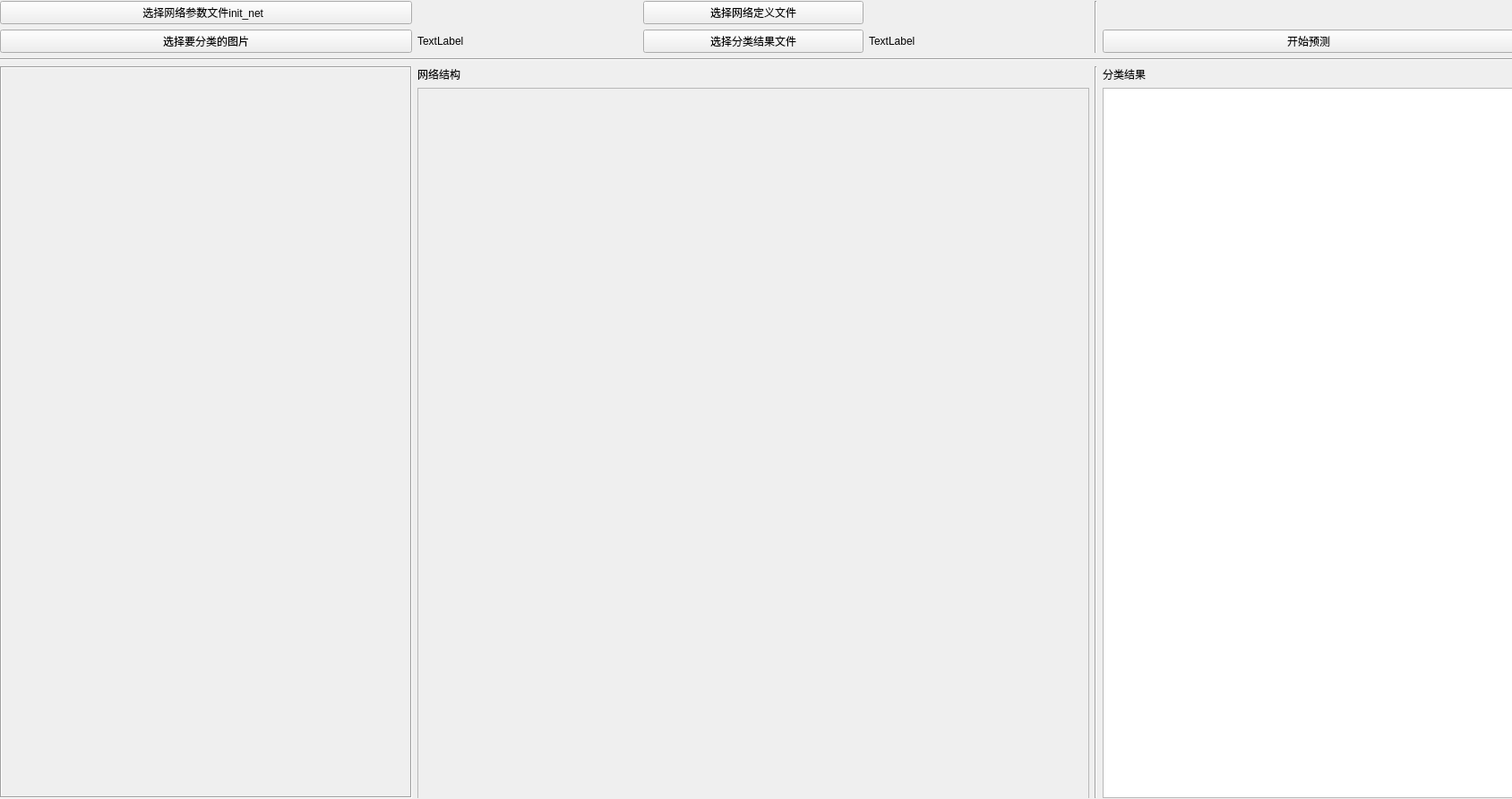
<?xml version="1.0" encoding="UTF-8"?>
<ui version="4.0">
 <class>Classify</class>
 <widget class="QWidget" name="Classify">
  <property name="geometry">
   <rect>
    <x>0</x>
    <y>0</y>
    <width>1688</width>
    <height>892</height>
   </rect>
  </property>
  <property name="windowTitle">
   <string>Form</string>
  </property>
  <widget class="QWidget" name="verticalLayoutWidget">
   <property name="geometry">
    <rect>
     <x>0</x>
     <y>0</y>
     <width>1691</width>
     <height>891</height>
    </rect>
   </property>
   <layout class="QVBoxLayout" name="verticalLayout">
    <item>
     <layout class="QGridLayout" name="gridLayout_2">
      <property name="topMargin">
       <number>1</number>
      </property>
      <property name="verticalSpacing">
       <number>6</number>
      </property>
      <item row="4" column="4" rowspan="2">
       <widget class="Line" name="line_3">
        <property name="orientation">
         <enum>Qt::Vertical</enum>
        </property>
       </widget>
      </item>
      <item row="2" column="0">
       <widget class="QPushButton" name="pushButton_3">
        <property name="sizePolicy">
         <sizepolicy hsizetype="Expanding" vsizetype="Fixed">
          <horstretch>0</horstretch>
          <verstretch>0</verstretch>
         </sizepolicy>
        </property>
        <property name="minimumSize">
         <size>
          <width>402</width>
          <height>0</height>
         </size>
        </property>
        <property name="text">
         <string>选择要分类的图片</string>
        </property>
       </widget>
      </item>
      <item row="5" column="5">
       <layout class="QVBoxLayout" name="verticalLayout_3">
        <item>
         <widget class="QListView" name="listView">
          <property name="minimumSize">
           <size>
            <width>400</width>
            <height>0</height>
           </size>
          </property>
         </widget>
        </item>
       </layout>
      </item>
      <item row="1" column="3">
       <widget class="QLabel" name="label_2">
        <property name="text">
         <string/>
        </property>
       </widget>
      </item>
      <item row="2" column="3">
       <widget class="QLabel" name="label_6">
        <property name="text">
         <string>TextLabel</string>
        </property>
       </widget>
      </item>
      <item row="1" column="2">
       <widget class="QPushButton" name="pushButton_2">
        <property name="text">
         <string>选择网络定义文件</string>
        </property>
       </widget>
      </item>
      <item row="2" column="1">
       <widget class="QLabel" name="label_4">
        <property name="text">
         <string>TextLabel</string>
        </property>
        <property name="textFormat">
         <enum>Qt::PlainText</enum>
        </property>
       </widget>
      </item>
      <item row="3" column="0" colspan="6">
       <widget class="Line" name="line">
        <property name="orientation">
         <enum>Qt::Horizontal</enum>
        </property>
       </widget>
      </item>
      <item row="2" column="5">
       <widget class="QPushButton" name="pushButton_4">
        <property name="text">
         <string>开始预测</string>
        </property>
       </widget>
      </item>
      <item row="5" column="1" colspan="3">
       <layout class="QVBoxLayout" name="verticalLayout_2">
        <item>
         <widget class="QScrollArea" name="scrollArea_2">
          <property name="minimumSize">
           <size>
            <width>750</width>
            <height>800</height>
           </size>
          </property>
          <property name="widgetResizable">
           <bool>true</bool>
          </property>
          <widget class="QWidget" name="scrollAreaWidgetContents_2">
           <property name="geometry">
            <rect>
             <x>0</x>
             <y>0</y>
             <width>748</width>
             <height>798</height>
            </rect>
           </property>
           <property name="sizePolicy">
            <sizepolicy hsizetype="Expanding" vsizetype="Expanding">
             <horstretch>0</horstretch>
             <verstretch>0</verstretch>
            </sizepolicy>
           </property>
          </widget>
         </widget>
        </item>
       </layout>
      </item>
      <item row="1" column="0">
       <widget class="QPushButton" name="pushButton">
        <property name="sizePolicy">
         <sizepolicy hsizetype="Expanding" vsizetype="Fixed">
          <horstretch>0</horstretch>
          <verstretch>0</verstretch>
         </sizepolicy>
        </property>
        <property name="minimumSize">
         <size>
          <width>402</width>
          <height>0</height>
         </size>
        </property>
        <property name="text">
         <string>选择网络参数文件init_net  </string>
        </property>
       </widget>
      </item>
      <item row="4" column="5">
       <widget class="QLabel" name="label_5">
        <property name="text">
         <string>分类结果</string>
        </property>
       </widget>
      </item>
      <item row="4" column="1" colspan="2">
       <widget class="QLabel" name="label_3">
        <property name="text">
         <string>网络结构</string>
        </property>
       </widget>
      </item>
      <item row="1" column="1">
       <widget class="QLabel" name="label">
        <property name="text">
         <string/>
        </property>
       </widget>
      </item>
      <item row="4" column="0" rowspan="2">
       <layout class="QVBoxLayout" name="verticalLayout_4">
        <item>
         <widget class="QScrollArea" name="scrollArea">
          <property name="sizePolicy">
           <sizepolicy hsizetype="Expanding" vsizetype="Expanding">
            <horstretch>0</horstretch>
            <verstretch>0</verstretch>
           </sizepolicy>
          </property>
          <property name="minimumSize">
           <size>
            <width>400</width>
            <height>0</height>
           </size>
          </property>
          <property name="frameShape">
           <enum>QFrame::Box</enum>
          </property>
          <property name="frameShadow">
           <enum>QFrame::Sunken</enum>
          </property>
          <property name="widgetResizable">
           <bool>true</bool>
          </property>
          <widget class="QWidget" name="scrollAreaWidgetContents">
           <property name="geometry">
            <rect>
             <x>0</x>
             <y>0</y>
             <width>451</width>
             <height>814</height>
            </rect>
           </property>
           <property name="sizePolicy">
            <sizepolicy hsizetype="Expanding" vsizetype="Expanding">
             <horstretch>0</horstretch>
             <verstretch>0</verstretch>
            </sizepolicy>
           </property>
          </widget>
         </widget>
        </item>
       </layout>
      </item>
      <item row="2" column="2">
       <widget class="QPushButton" name="pushButton_5">
        <property name="text">
         <string>选择分类结果文件</string>
        </property>
       </widget>
      </item>
      <item row="1" column="5">
       <spacer name="horizontalSpacer_2">
        <property name="orientation">
         <enum>Qt::Horizontal</enum>
        </property>
        <property name="sizeHint" stdset="0">
         <size>
          <width>40</width>
          <height>20</height>
         </size>
        </property>
       </spacer>
      </item>
      <item row="1" column="4" rowspan="2">
       <widget class="Line" name="line_2">
        <property name="lineWidth">
         <number>1</number>
        </property>
        <property name="orientation">
         <enum>Qt::Vertical</enum>
        </property>
       </widget>
      </item>
     </layout>
    </item>
   </layout>
  </widget>
 </widget>
 <resources/>
 <connections/>
</ui>
